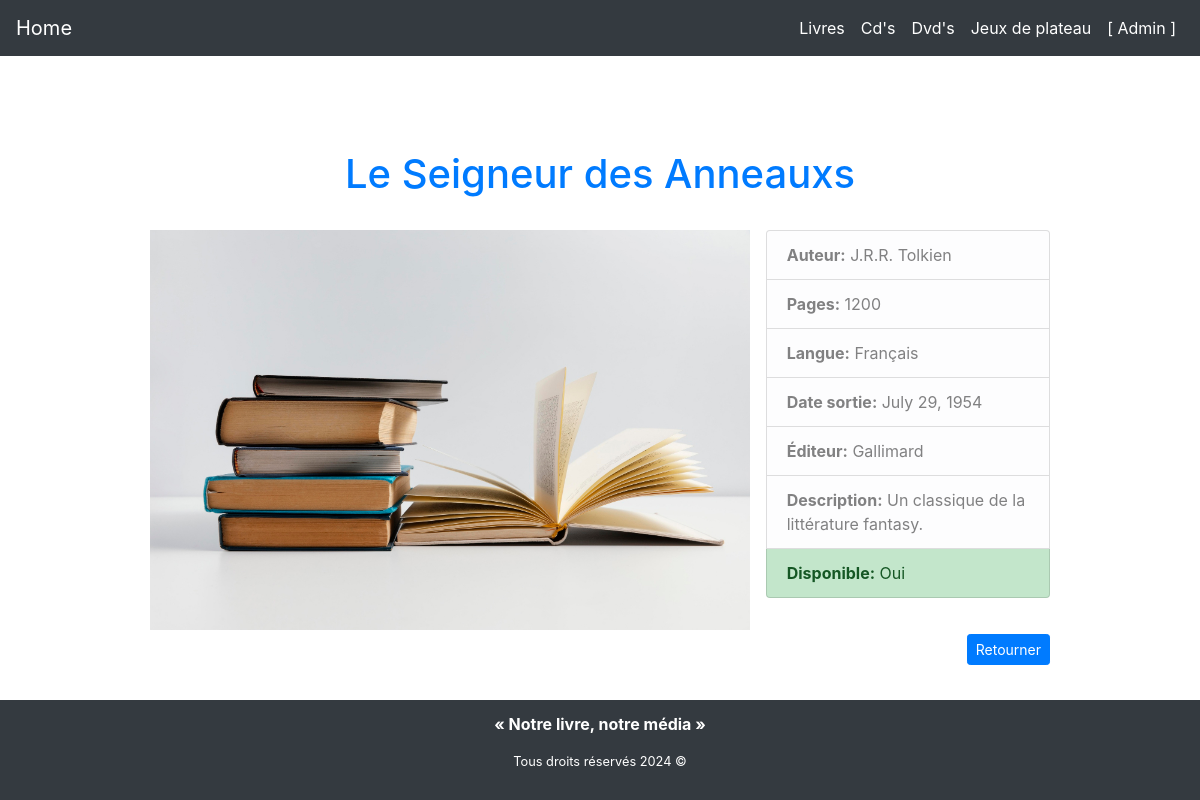
The app's page /library/detail-book/le-seigneur-des-anneauxs/, older data.
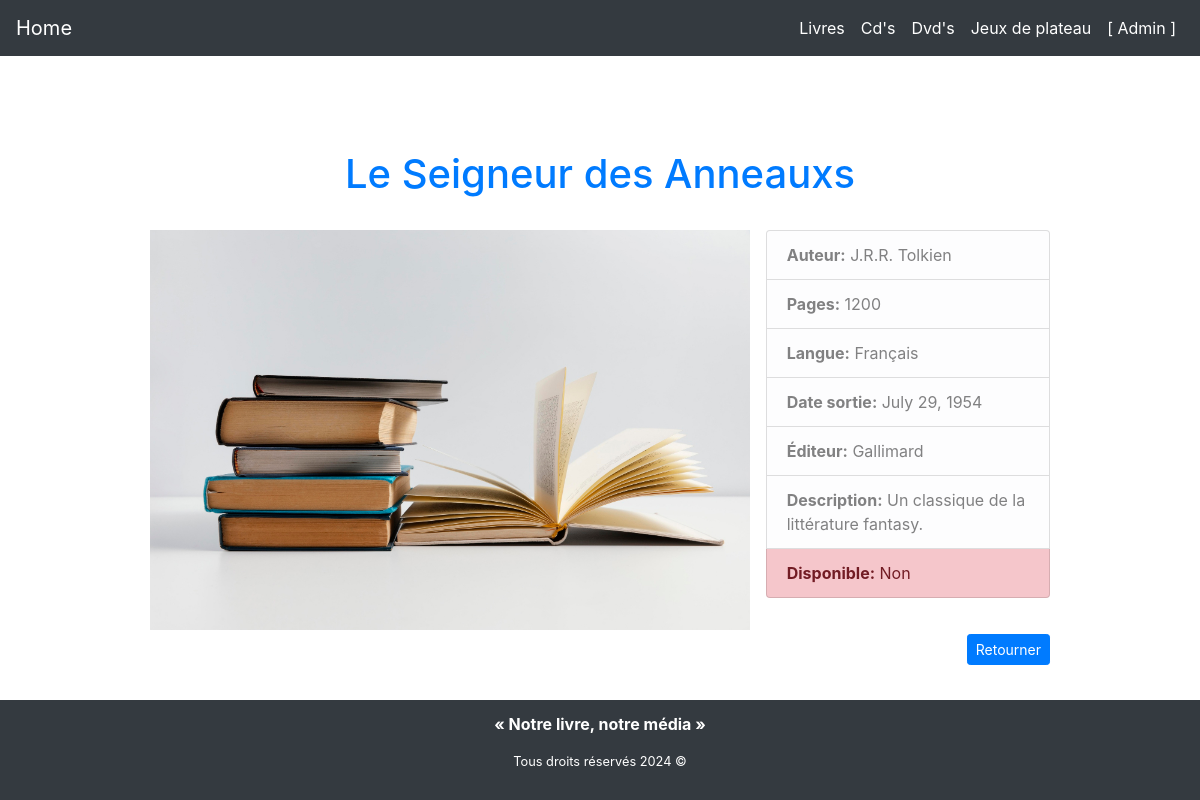
The same page, newer data.
### library/views/books/read_view.py (the view)
class BookDetailView(DetailView):
    model = Book
    template_name = "library/gest_media.html"
    slug_field = 'slug'
    slug_url_kwarg = 'slug'
    context_object_name = 'book_detail'

### library/templates/library/gest_media.html (shortened to what this page needs)
{% extends "base.html" %}
{% block content %}
    {% if book_detail %}
        {% with template="library/includes/gest_book_detail.html" %}
            {% include ""|add:template %}
        {% endwith %}
    {% elif cd_detail %}
        {% with template="library/includes/gest_cd_detail.html" %}
            {% include ""|add:template %}
        {% endwith %}
    {% elif dvd_detail %}
        {% with template="library/includes/gest_dvd_detail.html" %}
            {% include ""|add:template %}
        {% endwith %}
    {% elif game_detail %}
        {% with template="library/includes/gest_board_game_detail.html" %}
            {% include ""|add:template %}
        {% endwith %}
    {% elif member_detail %}
        {% with template="library/includes/gest_member_detail.html" %}
            {% include ""|add:template %}
        {% endwith %}
    {% endif %}
{% endblock %}

### library/templates/library/includes/gest_book_detail.html (shortened to what this page needs)
<section class="d-flex flex-column justify-content-center w-75">
  <h1 class="text-center text-primary">{{ book_detail.title }}</h1>
  <div class="content">
    <div class="image-container">
      {% if book_detail.image and book_detail.image.url %}
      <img src="{{ book_detail.image.url }}" alt="Book Image" />
      {% else %}
      <img
        src="{{ MEDIA_URL }}images/book-placeholder.jpg"
        alt="Book Image Placeholder"
      />
      {% endif %}
    </div>
    <div id="media-details">
      <ul class="list-group">
        <li class="list-group-item list-group-item-light">
          <strong>Auteur:</strong>
          {{ book_detail.author }}
        </li>
        <li class="list-group-item list-group-item-light">
          <strong>Pages:</strong>
          {{ book_detail.pages }}
        </li>
        <li class="list-group-item list-group-item-light">
          <strong>Langue:</strong>
          {{ book_detail.language }}
        </li>
        <li class="list-group-item list-group-item-light">
          <strong>Date sortie:</strong>
          {{ book_detail.release_date }}
        </li>
        <li class="list-group-item list-group-item-light">
          <strong>Éditeur:</strong>
          {{ book_detail.publisher }}
        </li>
        <li class="list-group-item list-group-item-light">
          <strong>Description:</strong>
          {{ book_detail.description }}
        </li>
        {% if book_detail.available %}
        <li class="list-group-item list-group-item-success">
          <strong>Disponible:</strong> Oui
        </li>
        {% else %}
        <li class="list-group-item list-group-item-danger">
          <strong>Disponible:</strong> Non
        </li>
        {% endif %}
      </ul>
    </div>
  </div>
  <div class="container-btn">
    <a
      href="{% url 'gest-books' %}"
      class="btn btn-primary btn-sm mt-1"
      role="buttone"
    >
      Retourner
    </a>
  </div>
</section>

Row changes from the older to the newer data that the page shows:
changed Book "Le Seigneur des Anneauxs": available True → False (drawn)
Text that changed along with them:
text no longer shown: "Oui"
text now shown: "Non"
